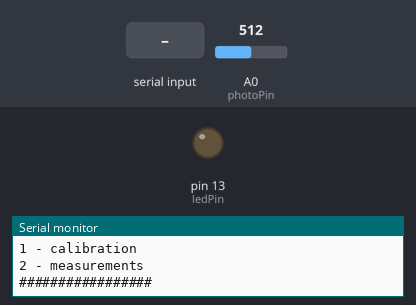
Bench run of a sketch on a simulated Arduino Uno, built with avr-gcc and run on an emulated ATmega328P. On the bench: output pins drawn as LEDs (lit = HIGH), the last lines printed to the serial monitor. The inputs (shaded band) are chosen by the test bench; at power-on: A0 (photoPin) = 512. Random numbers use the default seed unless the sketch sets one.

Above: at 1.2 s.
1.3 s: "1\n" received over Serial
At 2.2 s:
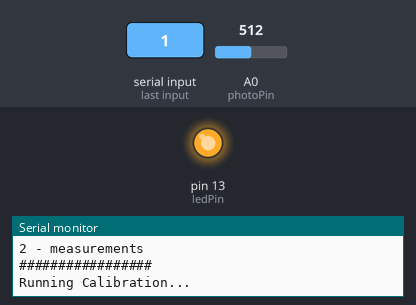
3.8 s: "2\n" received over Serial
5.3 s: A0 (photoPin) set to 505
At 6.2 s:
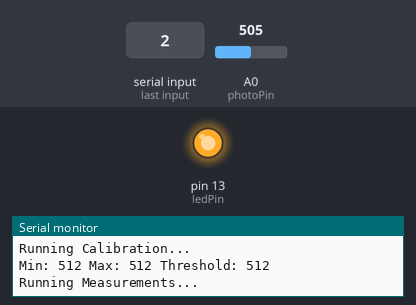
6.8 s: A0 (photoPin) set to 716
At 7.6 s:
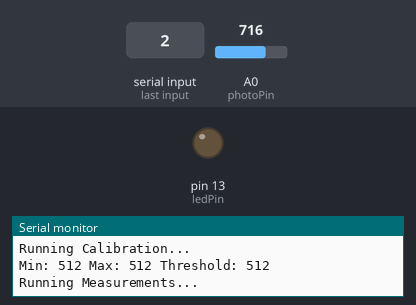
Timing chart, 0 to 9.3 s (numbered marks = the images above; inputs shaded):
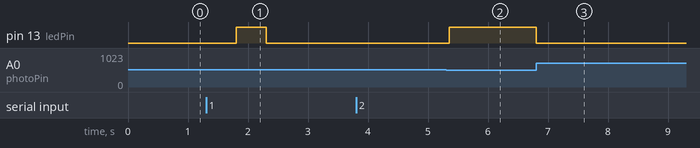

The sketch:

latency_test.ino
```cpp
// Setup pins to your liking
const int photoPin = A0;
const int ledPin = 13;

const unsigned int measurementCount = 100;
unsigned long measurements[measurementCount];

unsigned int current;
unsigned int command;

unsigned long threshold = 10;

unsigned long start;
unsigned long end;
unsigned int i;

const unsigned int randomDelayMin = 500;
const unsigned int randomDelayMax = 1000;

bool calibrated = false;
bool running = false;
const unsigned long measurementTimeoutUs = 5000000; // 5 seconds

void calibration() {
  digitalWrite(ledPin, 0);
  delay(500);
  unsigned long calMin = analogRead(photoPin);

  digitalWrite(ledPin, 1);
  delay(500);
  unsigned long calMax = analogRead(photoPin);
  digitalWrite(ledPin, 0);

  /* Threshold is set to 1/4 of the calibrated range above the minimum.
   *
   * A lower threshold detects faster but is more sensitive to noise.
   * A higher threshold is more reliable but adds latency from the LED
   * needing to get bright enough. 1/4 of the range is a good compromise.
   */
  threshold = calMin + (calMax - calMin) / 4;

  Serial.print("Min: ");
  Serial.print(calMin);
  Serial.print(" Max: ");
  Serial.print(calMax);
  Serial.print(" Threshold: ");
  Serial.println(threshold);

  calibrated = true;
}

void printResults() {
  unsigned long resultMin = measurements[0];
  unsigned long resultMax = 0;
  unsigned long resultAvg = 0;

  Serial.println("##### START #####");
  for(i = 0; i < measurementCount; i += 1) {
    if(measurements[i] > resultMax) {
      resultMax = measurements[i];
    }

    if(measurements[i] < resultMin) {
      resultMin = measurements[i];
    }

    resultAvg += measurements[i];
    if(i < 10) {
      Serial.print(0);
    }
    Serial.print(i);
    Serial.print(":\t");
    Serial.print(measurements[i]);
    Serial.print("us\t(");
    Serial.print(measurements[i] / 1000);
    Serial.println("ms)");
  }
  Serial.println("#################");
  Serial.print("Min:\t");
  Serial.print(resultMin);
  Serial.print("us\t(");
  Serial.print(resultMin / 1000);
  Serial.println("ms)");
  Serial.print("Max:\t");
  Serial.print(resultMax);
  Serial.print("us\t(");
  Serial.print(resultMax / 1000);
  Serial.println("ms)");
  Serial.print("Avg:\t");
  Serial.print(resultAvg / measurementCount);
  Serial.print("us\t(");
  Serial.print(resultAvg / measurementCount / 1000);
  Serial.println("ms)");

  Serial.println("#####  END  #####");
}

void setup() {
  pinMode(photoPin, INPUT);

  pinMode(ledPin, OUTPUT);
  digitalWrite(ledPin, 0);

  Serial.begin(115200);
  Serial.println("#################");
  Serial.println("1 - calibration");
  Serial.println("2 - measurements");
  Serial.println("#################");
}

void processSerial() {
  if(Serial.available() > 0) {
    command = Serial.parseInt();
    switch(command) {
      case 1: {
        Serial.println("Running Calibration...");

        calibration();
        return;
      } break;

      case 2: {
        if(!calibrated) {
          Serial.println("Please run calibration first!");
          return;
        }

        Serial.println("Running Measurements...");

        running = true;
        current = 0;
      } break;
    }
  }
}

// Returns 0 on timeout
unsigned long takeMeasurement() {
  do {
    digitalWrite(ledPin, 1);
    start = micros();
    while(analogRead(photoPin) < threshold) {
      if(micros() - start > measurementTimeoutUs) {
        digitalWrite(ledPin, 0);
        return 0;
      }
    }
    end = micros();
    digitalWrite(ledPin, 0);
  } while(start > end); // Repeat the measurement in case the timer overflowed

  return end - start;
}

void loop() {
  processSerial();

  while(running) {
    measurements[current++] = takeMeasurement();

    if(current >= measurementCount) {
      running = false;
      printResults();

      return;
    }

    delay(random(randomDelayMin, randomDelayMax));
  }
}
```

Measured:
- after the input at 1.3 s, pin 13 (ledPin): LOW → HIGH after 0.50 s, → LOW 0.50 s later
- after the input at 5.3 s, pin 13 (ledPin): LOW → HIGH after 0.06 s
- after the input at 6.8 s, pin 13 (ledPin): HIGH → LOW at once
